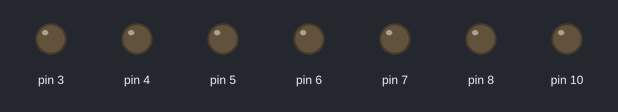
Recording of a sketch running on a simulated Arduino Uno, built with avr-gcc and run on an emulated ATmega328P. On the bench: output pins drawn as LEDs (lit = HIGH). Pins used as bus, display or sensor lines are not drawn.

Above: at 0.2 s.
At 2.7 s:
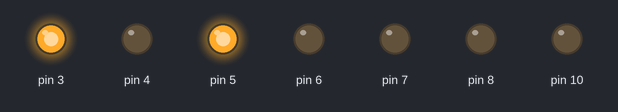
At 5.2 s:
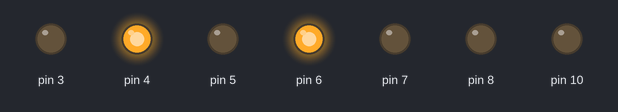
At 10.2 s:
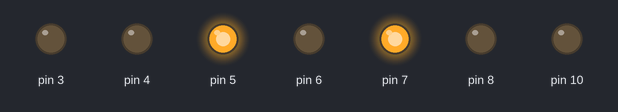
At 15.2 s:
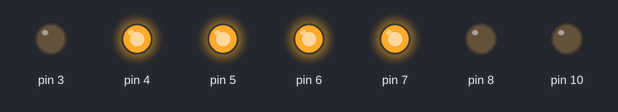
At 20.2 s:
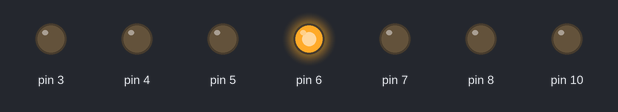
Timing chart, 0 to 20.8 s (numbered marks = the images above):
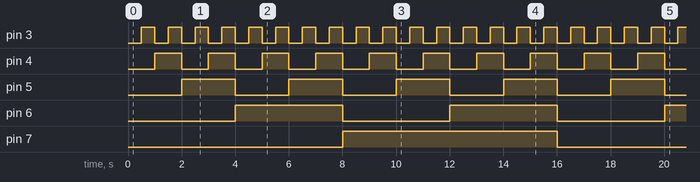

The sketch:

test_mico2.ino
```cpp
int binaryNum[32];
void setup() {
  // put your setup code here, to run once:
  Serial.begin(9600);
  // put your setup code here, to run once:
  for(int i=2;i<=10;i++){
    pinMode(i,OUTPUT);
    }
  for(int i=12;i<=13;i++){
    pinMode(i,INPUT);
    }
}

void loop() {
  // put your main code here, to run repeatedly:
  for(int i=0;i<=31;i++){
    decToBinary(i);
    binToLed();
    led1_8();
    delay(500);
    }
  clearArray();

}

void decToBinary(int n)
{
    // array to store binary number
    // counter for binary array
    int i = 0;
    while (n > 0) {

        // storing remainder in binary array
        binaryNum[i] = n % 2;
        n = n / 2;
        i++;
    }

    // printing binary array in reverse order
//    for (int j = i - 1; j >= 0; j--)
//       Serial.print(binaryNum[j]);
}

void  binToLed()  {
  for(int i=3;i<=8;i++){
    digitalWrite(i,binaryNum[i-3]);
    }
}

void  clearArray()  {
  for(int i=0;i<=31;i++)
    binaryNum[i]  = 0;
}

void led1_8() {
  int timeCount = 2;
  for(int i=0;i<=5;i++){
    if(timeCount  ==  8)
      timeCount =-  2;
    digitalWrite(9,1);
    digitalWrite(2,1);
    delay(1000*(1/timeCount));
    digitalWrite(9,0);
    digitalWrite(2,0);
    delay(1000*(1/timeCount));
    timeCount++;
    }
  }
```

Measured:
- by itself, pin 3: alternates HIGH for 0.50 s and LOW for 0.50 s
- by itself, pin 4: alternates HIGH for 1.0 s and LOW for 1.0 s
- by itself, pin 5: alternates HIGH for 2.0 s and LOW for 2.0 s
- by itself, pin 6: alternates HIGH for 4.0 s and LOW for 4.0 s
- by itself, pin 7: alternates HIGH for 8.0 s and LOW for 8.0 s
